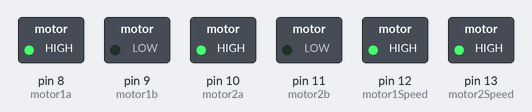
This sketch was run on a simulated Arduino Uno, built with avr-gcc and run on an emulated ATmega328P. Shown: switched loads named in the sketch (green lamp = pin HIGH). What the sketch prints to the serial monitor is not drawn.

Above: at 1.5 s.
At 4.5 s:
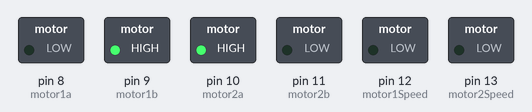
Timing chart, 0 to 6.9 s (numbered marks = the images above):
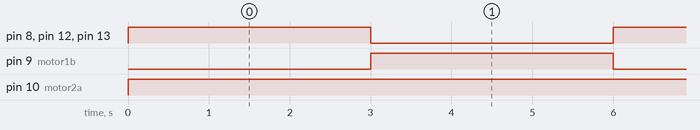

The sketch:

DCMotortest3.ino
```cpp
#define motor1Speed 12
#define motor2Speed 13

#define motor1a 8
#define motor1b 9
#define motor2a 10
#define motor2b 11
int Motor1direction = 1 ;
 void initall() ;
void Motor1Forward();
void Motor2Forward();
void Motor1Backward();
void Motor1Backward();
void ControlMotor1Speed(int Sp) ;
void ControlMotor2Speed(int Sp) ;


 void setup()
 {
  initall();
   //init serial for debug
Serial.begin(9600);
Serial.println("program start here ");
 }

 void loop()
 {
       ControlMotor1Speed(250) ;
       ControlMotor2Speed(250) ;
       Motor1Forward();
       Motor2Forward();
        delay(3000);
       ControlMotor1Speed(100) ;
       ControlMotor2Speed(100) ;
       Motor1Backward();
       Motor1Backward();
        delay(3000);
 }

 void Motor1Forward()
 {
   digitalWrite(motor1a,HIGH);
   digitalWrite(motor1b,LOW);
 }
 void Motor1Backward()
 {
   digitalWrite(motor1a,LOW );
   digitalWrite(motor1b,HIGH);
 }


 void Motor2Forward()
 {
   digitalWrite(motor2a,HIGH);
   digitalWrite(motor2b,LOW);
 }
 void Motor2Backward()
 {
   digitalWrite(motor2a,LOW );
   digitalWrite(motor2b,HIGH);
 }

void initall()
{
 // init motor pin as output
   pinMode(motor1a,OUTPUT);
   pinMode(motor1b,OUTPUT);
   pinMode(motor2a,OUTPUT);
   pinMode(motor2b,OUTPUT);
 // init motor direction Led output
}

void ControlMotor1Speed(int Sp)
{
      analogWrite(motor1Speed, Sp) ;
}
void ControlMotor2Speed(int Sp)
{
      analogWrite(motor2Speed, Sp) ;
}
```

Measured:
- by itself, pin 8 (motor1a), pin 9 (motor1b), pin 12 (motor1Speed), pin 13 (motor2Speed): alternates HIGH for 3.0 s and LOW for 3.0 s
- by itself, pin 10 (motor2a): LOW → HIGH at 0.00 s
